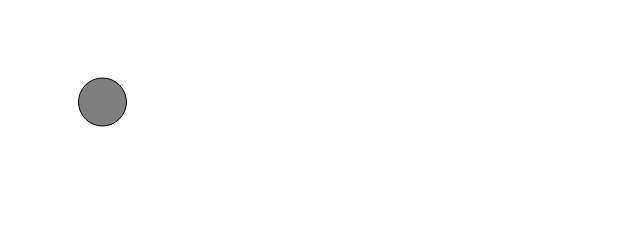
Frame 1 (no input)
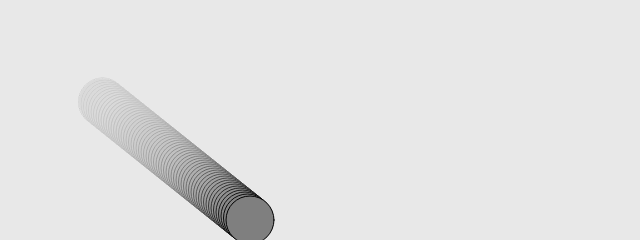
Frame 60 (no input)
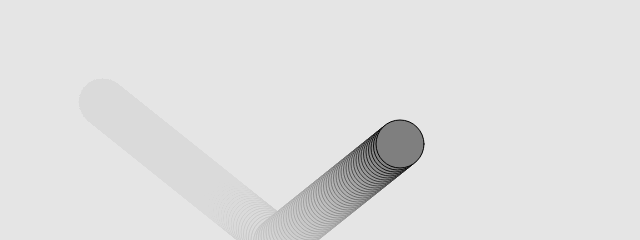
Frame 120 (the mouse pressed at the canvas centre since frame 60)

The p5.js sketch that drew these frames (run headless with seeded random() and noise() and a simulated clock; from frame 60 on, the mouse is pressed at the canvas centre):

// p5.js sketch
// ── sketch.js
let position;
let velocity;

function setup() {
    createCanvas(640, 240);

    position = createVector(100, 100);
    velocity = createVector(2.5, 2);
}

function draw() {
    background(220, 10);

    position.add(velocity);

    if (position.x > width || position.x < 0) {
        velocity.x *= -1;
    }

    if (position.y > height || position.y < 0) {
        velocity.y *= -1;
    }

    stroke(0);
    fill(127);
    circle(position.x, position.y, 48);
}
